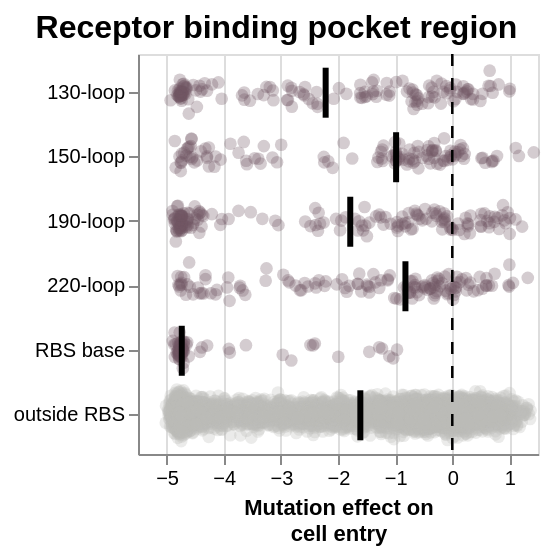

Write notebook code for a chart like this one.
### Markdown cell above
### Distribution of functional effects across classic receptor binding pocket regions

### Code cell
# Define custom colors for each RBS region
colors = {
    'outside RBS': '#bdbebb',
    '130-loop': '#725663',
    '150-loop': '#725663',
    '190-loop': '#725663',
    '220-loop': '#725663',
    'RBS base': '#725663'
}

# Create the jitter plot layer
points = alt.Chart(
    func_data_for_heatmap.query('rbs_region != "RBS other"') # exclude site 145 as not in major structural region
).mark_circle(size=40, opacity=0.3, stroke=None, strokeWidth=0).encode(
    y=alt.Y(
        "rbs_region",
    ).title(None),
    x=alt.X(
        'effect',
        title=(["Mutation effect on", "cell entry"]),
    ),
    yOffset="jitter:Q",
    color=alt.Color(
            "rbs_region",
            scale=alt.Scale(domain=list(colors.keys()), range=list(colors.values())),
            legend=None
    ),
    tooltip=['site', 'wildtype', 'mutant', 'effect'],
).transform_calculate(
    jitter="sqrt(-2*log(random()))*cos(2*PI*random())"
)

# Add black median line
median_line = alt.Chart(
    func_data_for_heatmap.query('rbs_region != "RBS other"')
).mark_tick(
    color='black',
    thickness=3,
    size=25
).encode(
    y='rbs_region:N',
    x='median(effect):Q'
)

vline = alt.Chart().mark_rule(
    color='black',
    size=1.25,
    opacity=1.0,
    strokeDash=[6,6]
).encode(x=alt.X(datum=0))

# Combine layers with median line on top
chart = alt.layer(
    points,
    median_line,
    vline
).properties(
    height=200, 
    width=200
)

# mean_entropy_rbs = func_data_ann[['site', 'rbs_region', 'entropy']].drop_duplicates().groupby(
#     "rbs_region"
# )["entropy"].mean().reset_index().rename(
#     columns={'entropy': 'mean_entropy'}
# ).query(
#     'rbs_region != "RBS other"'
# )

# bar_chart = alt.Chart(mean_entropy_rbs).mark_bar(size=20).encode(
#     x=alt.X(
#         'mean_entropy:Q',
#         title=['Mean entropy', '(in natural sequences)'],
#         axis=alt.Axis(
#             tickCount=2,
#         )
#     ),
#     y=alt.Y(
#         'rbs_region:N',
#         title=None,
#         axis=None
#     ),
#     color=alt.Color(
#             "rbs_region",
#             scale=alt.Scale(domain=list(colors.keys()), range=list(colors.values())),
#             legend=None
#     ),
#     tooltip=['rbs_region', 'mean_entropy']
# ).properties(
#     height=200,
#     width=80
# )

# Concatenate the plots
rbs_combined_chart = alt.concat(
    chart,  # jitter + median line + vline chart
    spacing=10
).resolve_scale(
    y='shared'
).properties(
    title=alt.TitleParams(
        text='Receptor binding pocket region',
        anchor='middle',
        fontSize=16,
        fontWeight='bold',
    )
)

rbs_combined_chart.display()

### Figure 1 — Vega-Lite specification as saved in the notebook (floating-point values rounded to 4 significant figures; data arrays with more than 128 entries replaced by an {"elided": "..."} marker saying what was removed)
{"config": {"view": {"continuousWidth": 300, "continuousHeight": 300}}, "concat": [{"layer": [{"data": {"name": "data-a808c998477816bfd6ea81593c5fd7ab"}, "mark": {"type": "circle", "opacity": 0.3, "size": 40, "stroke": null, "strokeWidth": 0}, "encoding": {"color": {"field": "rbs_region", "legend": null, "scale": {"domain": ["outside RBS", "130-loop", "150-loop", "190-loop", "220-loop", "RBS base"], "range": ["#bdbebb", "#725663", "#725663", "#725663", "#725663", "#725663"]}, "type": "nominal"}, "tooltip": [{"field": "site", "type": "nominal"}, {"field": "wildtype", "type": "nominal"}, {"field": "mutant", "type": "nominal"}, {"field": "effect", "type": "quantitative"}], "x": {"field": "effect", "title": ["Mutation effect on", "cell entry"], "type": "quantitative"}, "y": {"field": "rbs_region", "title": null, "type": "nominal"}, "yOffset": {"field": "jitter", "type": "quantitative"}}, "transform": [{"calculate": "sqrt(-2*log(random()))*cos(2*PI*random())", "as": "jitter"}]}, {"data": {"name": "data-a808c998477816bfd6ea81593c5fd7ab"}, "mark": {"type": "tick", "color": "black", "size": 25, "thickness": 3}, "encoding": {"x": {"aggregate": "median", "field": "effect", "type": "quantitative"}, "y": {"field": "rbs_region", "type": "nominal"}}}, {"data": {"name": "empty"}, "mark": {"type": "rule", "color": "black", "opacity": 1.0, "size": 1.25, "strokeDash": [6, 6]}, "encoding": {"x": {"datum": 0}}}], "height": 200, "width": 200}], "resolve": {"scale": {"y": "shared"}}, "spacing": 10, "title": {"text": "Receptor binding pocket region", "anchor": "middle", "fontSize": 16, "fontWeight": "bold"}, "$schema": "https://vega.github.io/schema/vega-lite/v5.20.1.json", "datasets": {"data-a808c998477816bfd6ea81593c5fd7ab": {"elided": "8337 records"}, "empty": [{}]}}
